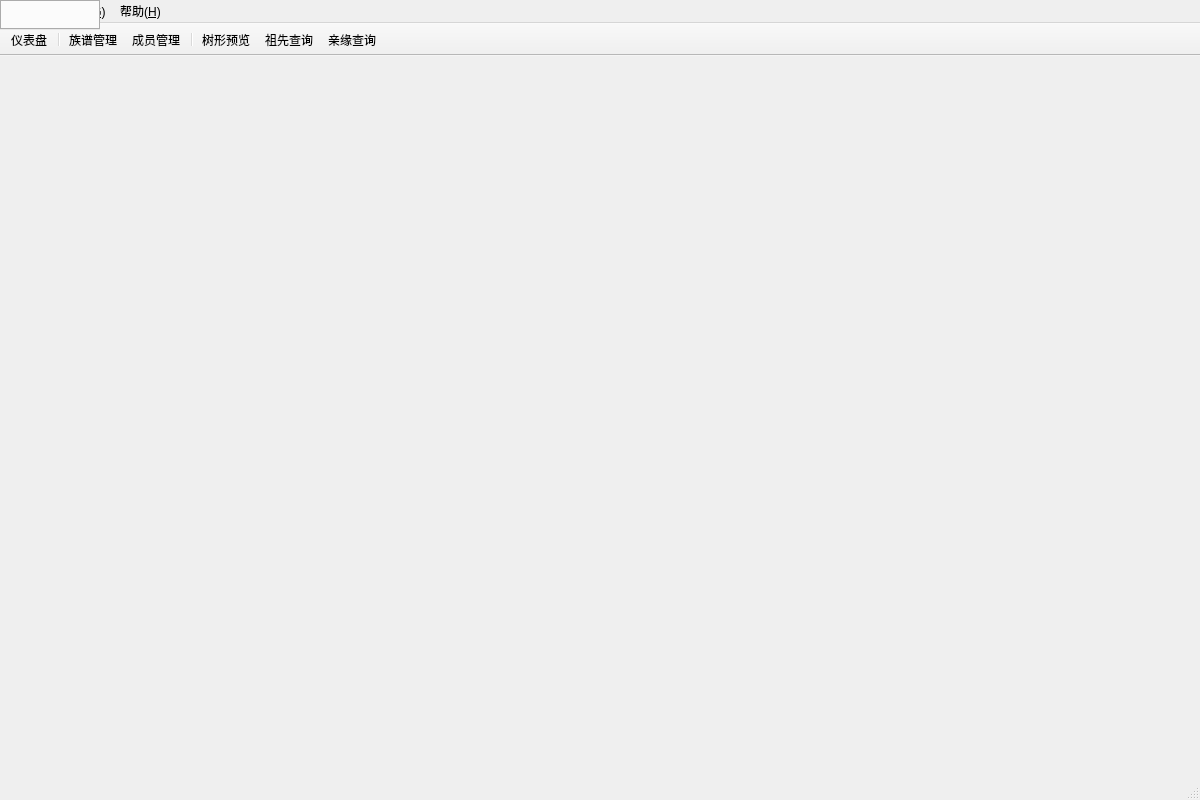
<?xml version="1.0" encoding="UTF-8"?>
<ui version="4.0">
 <class>MainWindow</class>
 <widget class="QMainWindow" name="MainWindow">
  <property name="geometry">
   <rect>
    <x>0</x>
    <y>0</y>
    <width>1200</width>
    <height>800</height>
   </rect>
  </property>
  <property name="windowTitle">
   <string>寻根溯源 - 族谱管理系统</string>
  </property>
  <widget class="QMenuBar" name="menuBar">
   <property name="geometry">
    <rect>
     <x>0</x>
     <y>0</y>
     <width>1200</width>
     <height>22</height>
    </rect>
   </property>
   <widget class="QMenu" name="menuFile">
    <property name="title">
     <string>文件(&amp;F)</string>
    </property>
    <widget class="QMenu" name="menuExport">
     <property name="title">
      <string>导出</string>
     </property>
     <addaction name="actionExportCSV"/>
     <addaction name="actionExportSQL"/>
    </widget>
    <addaction name="actionLogout"/>
    <addaction name="separator"/>
    <addaction name="actionExit"/>
    <addaction name="menuExport"/>
   </widget>
   <widget class="QMenu" name="menuGenealogy">
    <property name="title">
     <string>族谱(&amp;G)</string>
    </property>
    <addaction name="actionCreateGenealogy"/>
    <addaction name="separator"/>
    <addaction name="actionMemberManager"/>
    <addaction name="actionTreeView"/>
    <addaction name="separator"/>
    <addaction name="actionAncestorQuery"/>
    <addaction name="actionRelationQuery"/>
   </widget>
   <widget class="QMenu" name="menuHelp">
    <property name="title">
     <string>帮助(&amp;H)</string>
    </property>
    <addaction name="actionAbout"/>
   </widget>
   <addaction name="menuFile"/>
   <addaction name="menuGenealogy"/>
   <addaction name="menuHelp"/>
  </widget>
  <widget class="QToolBar" name="mainToolBar">
   <property name="windowTitle">
    <string>主工具栏</string>
   </property>
   <property name="movable">
    <bool>false</bool>
   </property>
   <attribute name="toolBarArea">
    <enum>TopToolBarArea</enum>
   </attribute>
   <attribute name="toolBarBreak">
    <bool>false</bool>
   </attribute>
   <addaction name="actionDashboard"/>
   <addaction name="separator"/>
   <addaction name="actionGenealogyMgr"/>
   <addaction name="actionMemberMgr"/>
   <addaction name="separator"/>
   <addaction name="actionTreePreview"/>
   <addaction name="actionAncestor"/>
   <addaction name="actionRelation"/>
  </widget>
  <widget class="QTabWidget" name="centralTabWidget">
   <property name="documentMode">
    <bool>false</bool>
   </property>
  </widget>
  <widget class="QStatusBar" name="statusBar">
   <property name="sizeGripEnabled">
    <bool>true</bool>
   </property>
  </widget>
  <action name="actionLogout">
   <property name="text">
    <string>切换用户(&amp;L)</string>
   </property>
  </action>
  <action name="actionExit">
   <property name="text">
    <string>退出(&amp;X)</string>
   </property>
   <property name="shortcut">
    <string>Ctrl+Q</string>
   </property>
  </action>
  <action name="actionCreateGenealogy">
   <property name="text">
    <string>创建族谱(&amp;N)</string>
   </property>
   <property name="shortcut">
    <string>Ctrl+N</string>
   </property>
  </action>
  <action name="actionMemberManager">
   <property name="text">
    <string>成员管理(&amp;M)</string>
   </property>
  </action>
  <action name="actionTreeView">
   <property name="text">
    <string>树形预览(&amp;T)</string>
   </property>
  </action>
  <action name="actionAncestorQuery">
   <property name="text">
    <string>祖先查询(&amp;A)</string>
   </property>
  </action>
  <action name="actionRelationQuery">
   <property name="text">
    <string>亲缘关系查询(&amp;R)</string>
   </property>
  </action>
  <action name="actionAbout">
   <property name="text">
    <string>关于(&amp;A)</string>
   </property>
  </action>
  <action name="actionDashboard">
   <property name="text">
    <string>仪表盘</string>
   </property>
  </action>
  <action name="actionGenealogyMgr">
   <property name="text">
    <string>族谱管理</string>
   </property>
  </action>
  <action name="actionMemberMgr">
   <property name="text">
    <string>成员管理</string>
   </property>
  </action>
  <action name="actionTreePreview">
   <property name="text">
    <string>树形预览</string>
   </property>
  </action>
  <action name="actionAncestor">
   <property name="text">
    <string>祖先查询</string>
   </property>
  </action>
  <action name="actionRelation">
   <property name="text">
    <string>亲缘查询</string>
   </property>
  </action>
  <action name="actionExportCSV">
   <property name="text">
    <string>导出CSV</string>
   </property>
  </action>
  <action name="actionExportSQL">
   <property name="text">
    <string>导出SQL</string>
   </property>
  </action>
 </widget>
 <resources/>
 <connections/>
</ui>
